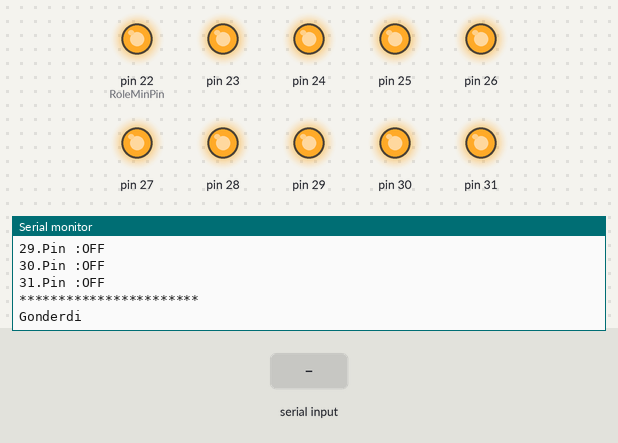
Bench run of a sketch on a simulated Arduino Mega 2560, built with avr-gcc and run on an emulated ATmega2560. On the bench: output pins drawn as LEDs (lit = HIGH), the last lines printed to the serial monitor. The inputs (shaded band) are chosen by the test bench. EEPROM starts erased.

Above: at 1.2 s.
1.3 s: "PIN=" received over Serial
At 2.5 s:
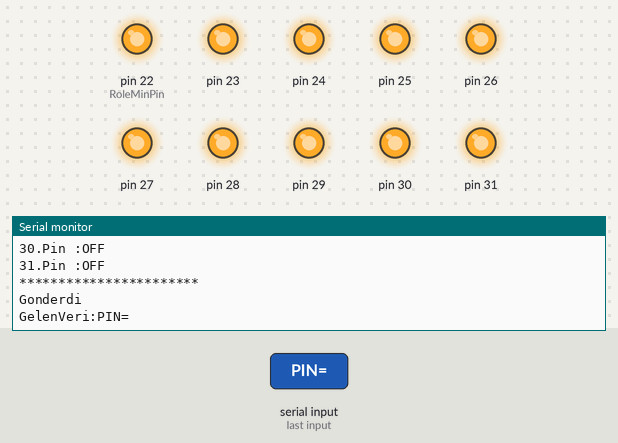
2.8 s: "HTTP/1.1" received over Serial
At 3.8 s:
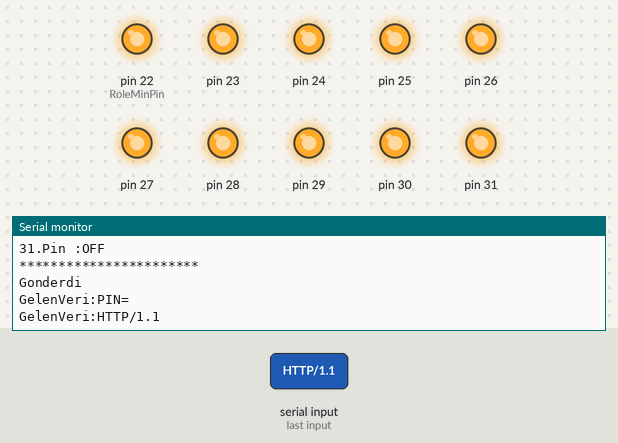
4.3 s: ";" received over Serial
At 4.9 s:
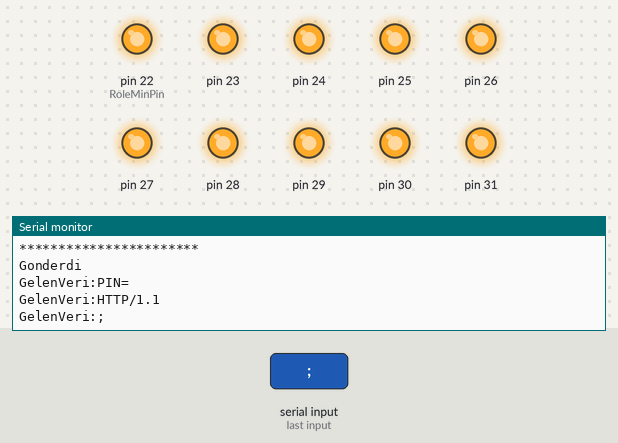
Timing chart, 0 to 7.3 s (numbered marks = the images above; inputs shaded):
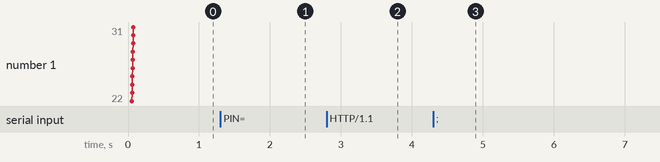

The sketch:

gy_Ethernet_RoleMega.ino
```cpp
/*
 gungor 13/08/2017
*/
#include <SPI.h>
#include <EEPROM.h>
#include <EtherCard.h> // EtherCard kütüphanesini ekliyoruz.
#include <avr/wdt.h>

#define TIMEOUT_MS 5000;
const String Versiyon = "1.17.9.15.22.19";
const byte RoleMinPin =22;
const byte RoleMaxPin =32;

static byte KartID;
static byte mymac[] = { 0x74,0x69,0x69,0x2D,0x30,0x31 };

static byte myip[] = { 192,168,68,51 }; /*KartID göre degişiyor*/
const static uint8_t gwip[] = {192,168,68,15};
const static uint8_t dnsip[] = {192,168,68,15};
const static uint8_t netmask[] = {255,255,255,0};
byte hisip[] = {192,168,68,15 };
const char website[] PROGMEM = "192.168.68.15";
/* 198.211.121.13 */
Stash stash;
byte session;

byte Ethernet::buffer[700];
static uint32_t GecenSure = 0;

String veri ="";
String veri2 ="";
char inChar;

/*
Enc28j60  Arduino Mega
CS  --> 53
SI  --> 51
SO  --> 50
SCK --> 52
VCC --> 3.3V
GND --> GND
*/
void setup () {
  Serial.begin(57600); //Seri iletişimi başlatıyoruz.

   KartID = EEPROM.read(0);
  if ( (KartID==0) || (KartID==255) )
  {
    KartID = 100;
    EEPROM.write(0,KartID);
    for (int i =RoleMinPin; i<RoleMaxPin; i++)
    {
     EEPROM.write(i,1);
    }
  }
    /* Kart ID göre IP ve MAC adresleri oluşturuldu*/
  myip[3] = KartID; // 192.168.2.?
  mymac[5] = KartID; // 0x74,0x69,0x69,0x2D,0x30,???

  if (ether.begin(sizeof Ethernet::buffer, mymac) == 0)
    Serial.println( "Ethernet denetleyicisine erisim saglanamadi.");
 else
   Serial.println("Ethernet denetleyicisi baslatildi.");

if (!ether.staticSetup(myip,gwip, dnsip, netmask))
    Serial.println("Sabit IP atama islemi yapilamadi.");

  Serial.println();
  Serial.print("* * * * ");
  Serial.print(Versiyon);
  Serial.println(" * * * *");

  Serial.print("Kart ID:");
  Serial.println(KartID);
  Serial.print("IP :");
  for (int i =0; i<4; i++)
  {
    Serial.print(ether.myip[i]);
    Serial.print(".");
  }
  Serial.println("");
  Serial.print("GW :");
  for (int i =0; i<4; i++)
  {
    Serial.print(ether.gwip[i]);
    Serial.print(".");
  }
  Serial.println("");

  for (int i =RoleMinPin; i<RoleMaxPin; i++)
  {
    Serial.print(i);
    Serial.print(".Pin :");

    pinMode(i, OUTPUT);
    if (EEPROM.read(i)==0 )
    {
      digitalWrite(i,LOW);
      Serial.print("ON");
    }
    else
    {
      digitalWrite(i, HIGH);
      Serial.print("OFF");
    }
    Serial.println("");
  }
  Serial.println("***********************");
}

void PaketGonder() {
  if (millis() > GecenSure) {
    GecenSure = millis() + TIMEOUT_MS; /* 5 saniye */
    ether.copyIp(ether.hisip, hisip);
  byte sd = stash.create();
  stash.print("ID=");
  stash.print(KartID);
  stash.print("&value=");
  for (int i =RoleMinPin; i<RoleMaxPin; i++)
  {
    if (EEPROM.read(i)==0 )
    {
      stash.print("1");
    }
    else
    {
      stash.print("0");
    }
  }
  stash.println(";");

  stash.save();

Stash::prepare(PSTR("POST http://$F/role.php HTTP/1.0" "\r\n"
      "Host:  $F" "\r\n"
      "Connection: close" "\r\n"
      "Content-Type: application/x-www-form-urlencoded" "\r\n"
      "Content-Length: $D" "\r\n"
      "\r\n"
      "$H"),
       website,website,stash.size(), sd);

    // send the packet - this also releases all stash buffers once done
    session = ether.tcpSend();
    Serial.println("Gonderdi");

  }
}


void loop() {
    word len = ether.packetReceive();
    word pos = ether.packetLoop(len);

    /*http://192.168.68.51/SETPINVALUE&PIN=25;VALUE=1 */
    /*http://192.168.68.51/RESET */
    if(pos) {
      if(strstr((char *)Ethernet::buffer + pos, "GET /RESET") != 0) {
        Serial.println("Reset");
         BufferFiller bfill = ether.tcpOffset();
    bfill.emit_p(PSTR("HTTP/1.0 200 OK\r\n"
          "Content-Type: text/html\r\nPragma: no-cache\r\n\r\n"
          "<html><head><title>ArduinoTurkiye WebServer</title></head><body>"
          "<br>"
          ));
    bfill.emit_p(PSTR("OK</body></html>"));
    ether.httpServerReply(bfill.position());

         wdt_enable( WDTO_60MS);
         while(1) {}
      }
      else if(strstr((char *)Ethernet::buffer + pos, "GET /SETPINVALUE") != 0) {
        String fullResponse = (const char*) Ethernet::buffer+pos;
        int xpos1 = fullResponse.indexOf("PIN=");
        int xpos2 = fullResponse.indexOf("HTTP/1.1");
        fullResponse = fullResponse.substring(xpos1,xpos2);
        xpos1 = fullResponse.indexOf("PIN=")+4;
        xpos2 = fullResponse.indexOf(";");
        String pinStr = fullResponse.substring(xpos1,xpos2);
        xpos1 = fullResponse.indexOf("VALUE=");
        String valueStr = fullResponse.substring(xpos1+6,xpos1+9);
        if ( (pinStr.toInt() >= RoleMinPin) &&  (pinStr.toInt() <= RoleMaxPin) )
        {
          if (valueStr.toInt() == 0 )
          {
             EEPROM.write(pinStr.toInt(),1);
             digitalWrite(pinStr.toInt(),HIGH);
             Serial.println("");
             Serial.print(pinStr.toInt());
             Serial.println(".:OFF");
          }
          else
          {
             EEPROM.write(pinStr.toInt(),0);
             digitalWrite(pinStr.toInt(),LOW);
             Serial.println("");
             Serial.print(pinStr.toInt());
             Serial.println(".:ON");
          }
        }
        else
        {
          Serial.println("Hatali Pin");
        }

        BufferFiller bfill = ether.tcpOffset();
        bfill.emit_p(PSTR("HTTP/1.0 200 OK\r\n"
          "Content-Type: text/html\r\nPragma: no-cache\r\n\r\n"
          "<html><head><title>ArduinoTurkiye WebServer</title></head><body>"
          "<br>"
          ));
        bfill.emit_p(PSTR("OK</body></html>"));
       ether.httpServerReply(bfill.position());
    /*   GecenSure = GecenSure - TIMEOUT_MS - 10; */
    }
    }

    if (Serial.available() > 0) {
    veri = "";
    for (int i =0; i<100; i++)
    {
      if (Serial.available() > 0)
      {
       inChar =  Serial.read();
       veri = veri + inChar;
      }
    }
    veri.trim();
    int pos = veri.indexOf("SETKARTID=");
    if (pos > -1)
    {
       veri2 = veri.substring(10);
       veri2.trim();
       KartID = veri2.toInt();
       EEPROM.write(0,KartID);
       for (int i =RoleMinPin; i<RoleMaxPin; i++)
       {
          EEPROM.write(i,1);
          digitalWrite(i,HIGH);
       }

       Serial.print("Yeni Kart ID:");
       Serial.println(KartID);
       Serial.print("ID gecerli olması icin cihazi kapatip tekrar acinız");
       wdt_enable( WDTO_60MS);
       while(1) {}
    veri = "";
    }
    if (veri.length() > 0)
    {
      Serial.print("GelenVeri:");
      Serial.println(veri);
    }
    veri = "";
  }
//1000 saniye 1000*60*60*24
  if (millis() > 86400000) {
    Serial.print("Reset");// gunde bir sefer reset
    wdt_enable( WDTO_60MS);
    while(1) {}
  }

 PaketGonder();
}
```

Measured:
- after the input at 1.3 s, the serial monitor: prints a new line at once (image 1)
- after the input at 2.8 s, the serial monitor: prints a new line at once (image 2)
- after the input at 4.3 s, the serial monitor: prints a new line at once (image 3)
